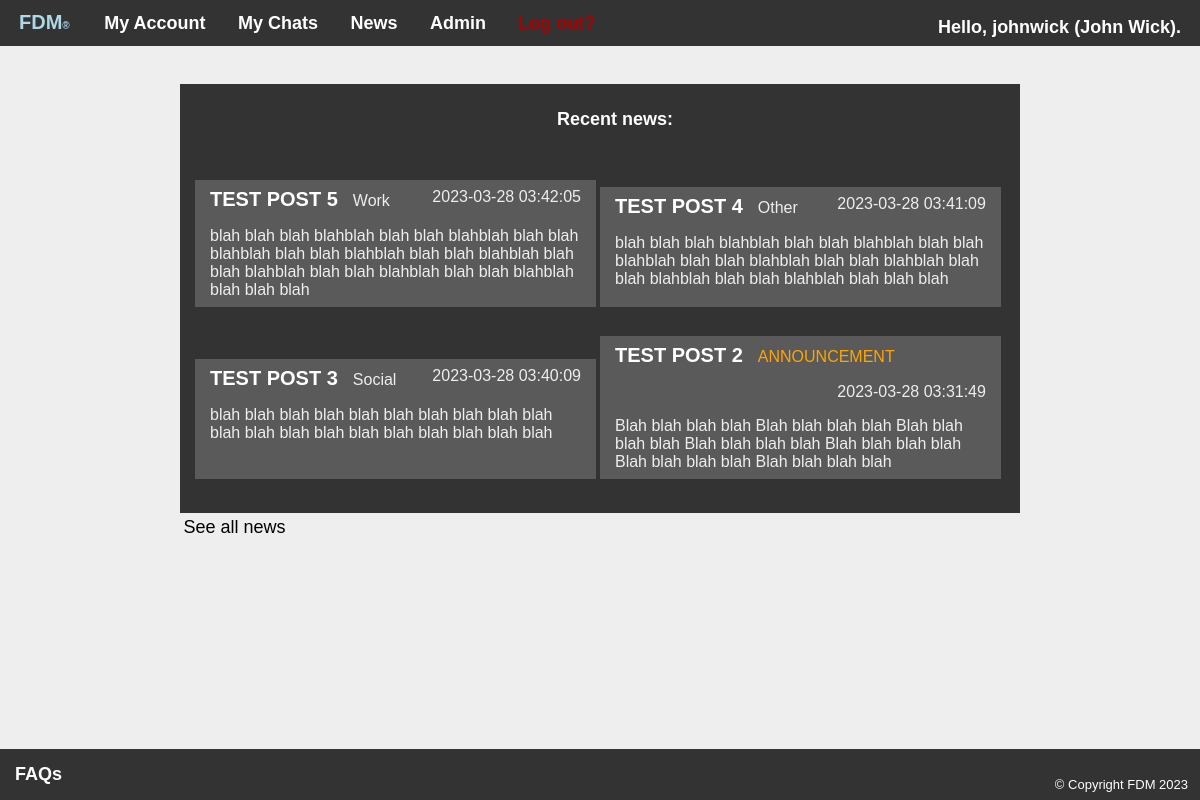
Screenshot of /index.php (signed in) with the database file from the repository.
### tables this page shows
CREATE TABLE `News` (
  `news_id` int(11) NOT NULL,
  `title` varchar(255) DEFAULT NULL,
  `message` varchar(255) DEFAULT NULL,
  `category` varchar(20) DEFAULT NULL,
  `dateCreated` timestamp NULL DEFAULT current_timestamp()
);

### index.php (the view, shortened to what this page needs)
<!DOCTYPE html>
<html>
    <head>
        <link rel="stylesheet" href="stylesheet.css">
    </head>
    <body>
        <?php if(!isset($_SESSION['Logged_In'])) {
            header("location:login.php");
        } else { ?>
        <ul class="navbar">
            <span><a href="index.php" class="company-link">FDM<span style="font-size:10px;">&#174;</span></a></span>
            <span class="welcome">Hello, <?php echo $_SESSION['Username']?> (<?php echo $_SESSION['Name'] ?>).</span>
            <li><a href="account.php">My Account</a></li>
            <li><a href="chat.php">My Chats</a></li>
            <li><a href="news.php">News</a></li>
            <?php
                if($_SESSION['Type'] == "admin") {
            ?>
                <li><a href="admin.php">Admin</a></li>
            <?php }  ?>
            <li><a href="logout.php" id="logout">Log out?</a></li>
        </ul>
            <?php
                include "connection.php";
                $getNews = "SELECT * FROM News ORDER BY news_id DESC LIMIT 4;";
                $NewsResult = mysqli_query($dbconnect, $getNews);
            ?>
            <div class="info" style="min-width:70%;">
                <div class="info-title"><button id="news-button">Recent news:</button></div>
                <div id="news-details" style="background-color:#333;padding:15px;">
                    <?php
                        while($row = mysqli_fetch_array($NewsResult)) {
                            echo "<div class='info-display'>";
                            echo "<span class='info-display-title'>" . strtoupper($row['title']) . "</span>";
                            if($row['category'] == 'Important') {
                                echo "<span style='margin:0 auto;color:red'>" . strtoupper($row['category']) . " </span>";
                            } else if($row['category'] == 'Announcement') {
                                echo "<span style='margin:0 auto;color:orange'>" . strtoupper($row['category']) . " </span>";
                            } else {
                                echo "<span style='margin:0 auto;'>" . $row['category'] . " </span>";
                            }
                            echo "<span style='float:right'>" . $row['dateCreated'] . " </span><br>";
                            echo "<span>" . $row['message'] . " </span>";
                            echo "</div>";
                        }
                    ?>
                </div>
            <a href="news.php" style="text-decoration:none;color:black;padding:3.5px;display:inline-block;font-size:18px;">See all news</a>
            </div>
        <?php } ?>
        <?php include "footer.php" ?>
    </body>
</html>

### stylesheet.css (style rules this page uses)
body { background-color:rgb(238, 238, 238); margin:0; padding:0; font-family:Arial, Helvetica, sans-serif; }
a { text-decoration:none; }
.navbar { margin:0 auto; padding:0.25%; overflow:hidden; background-color:#333; max-width:100%; max-height:2.5em; list-style:none; font-weight:bold; }
.navbar li { display:inline-block; }
.navbar li a { display:inline-block; color:white; text-align:center; padding:10px 14px; font-size:18px; text-decoration:none; }
.company-link { text-decoration:none; color:lightblue; padding:14px 16px; font-size:20px; }
.welcome { float:right; text-align:right; color:white; text-align:center; padding:14px 16px; font-size:18px; }
#logout { color:rgb(175, 0, 0); text-decoration:none; display:block; }
.info { max-width:60%; overflow:hidden; margin:2.5% auto; }
.info-title { width:100%; background-color:#333; color:white; text-align:center; font-weight:bold; font-size:20px; display:inline-block; padding:15px; margin-top:1%; }
.info button { display:inline-block; background-color:#333; font-weight:bold; font-size:18px; padding:10px; width:90%; color:white; border:none; border-radius:15px; }
.info-display { display:inline-block; background-color:#5a5a5a; margin:10px auto; margin-right:0.5%; max-width:49.5%; min-height:120px; color:rgb(238, 238, 238); border-bottom:5px solid #333; overflow:hidden; }
.info-display span { display:inline-block; margin:8px 15px; }
.info-display-title { color:white; font-weight:bold; font-size:20px; }

### rows the page displays
news: title "TEST POST 5", category "Work", dateCreated "2023-03-28 03:42:05", message "blah blah blah blahblah blah blah blahblah blah blah blahblah blah blah blahblah blah blah blahblah blah blah blahblah blah blah blahblah blah blah blahblah blah blah blah"
news: title "TEST POST 4", category "Other", dateCreated "2023-03-28 03:41:09", message "blah blah blah blahblah blah blah blahblah blah blah blahblah blah blah blahblah blah blah blahblah blah blah blahblah blah blah blahblah blah blah blah"
news: title "TEST POST 3", category "Social", dateCreated "2023-03-28 03:40:09", message "blah blah blah blah blah blah blah blah blah blah blah blah blah blah blah blah blah blah blah blah"
news: title "TEST POST 2", category "ANNOUNCEMENT", dateCreated "2023-03-28 03:31:49", message "Blah blah blah blah Blah blah blah blah Blah blah blah blah Blah blah blah blah Blah blah blah blah Blah blah blah blah Blah blah blah blah"

### other values shown
$_SESSION['Username'] "johnwick"
$_SESSION['Name'] "John Wick"
